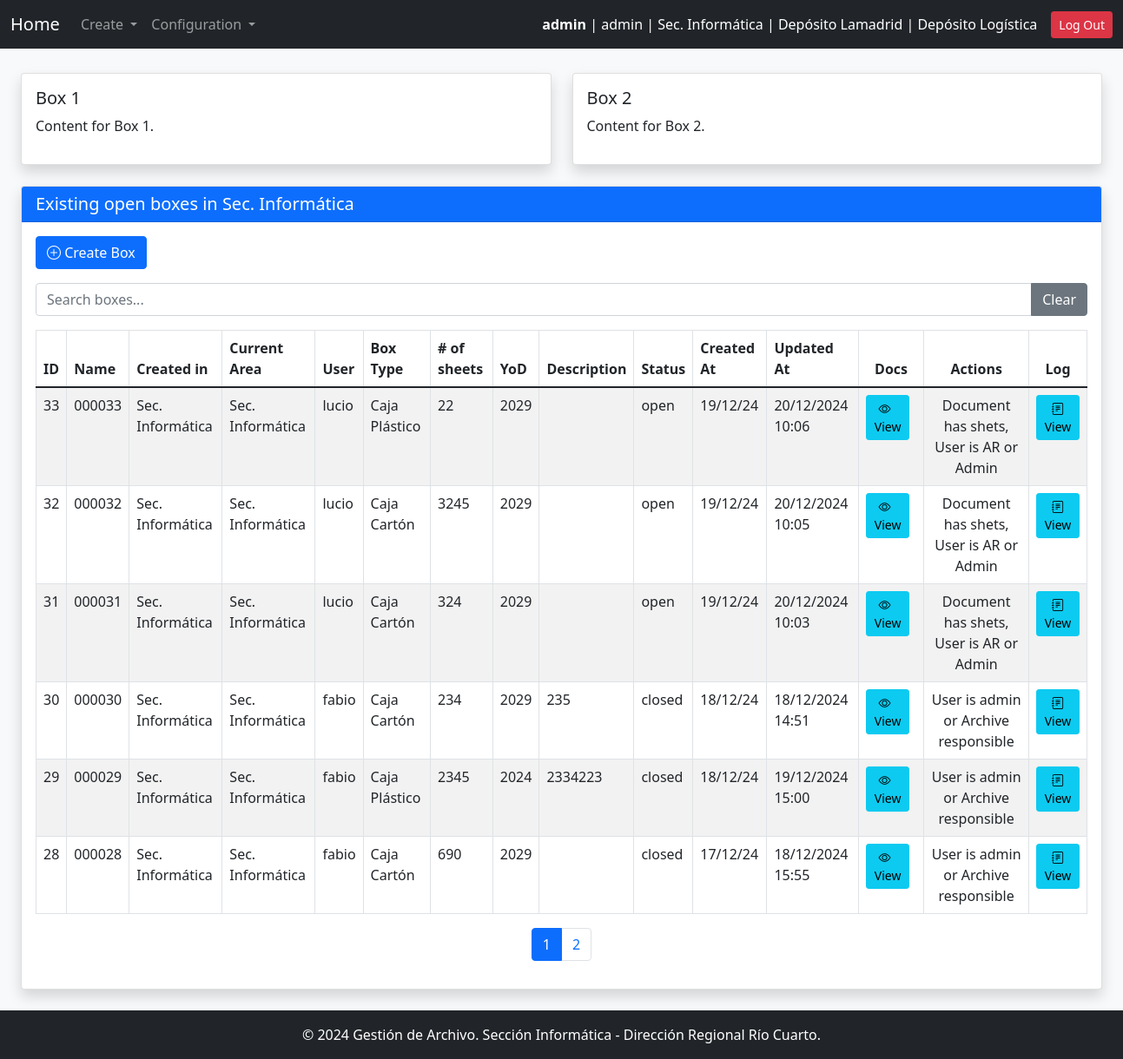
Before: /main/ (signed in) with the older database file.
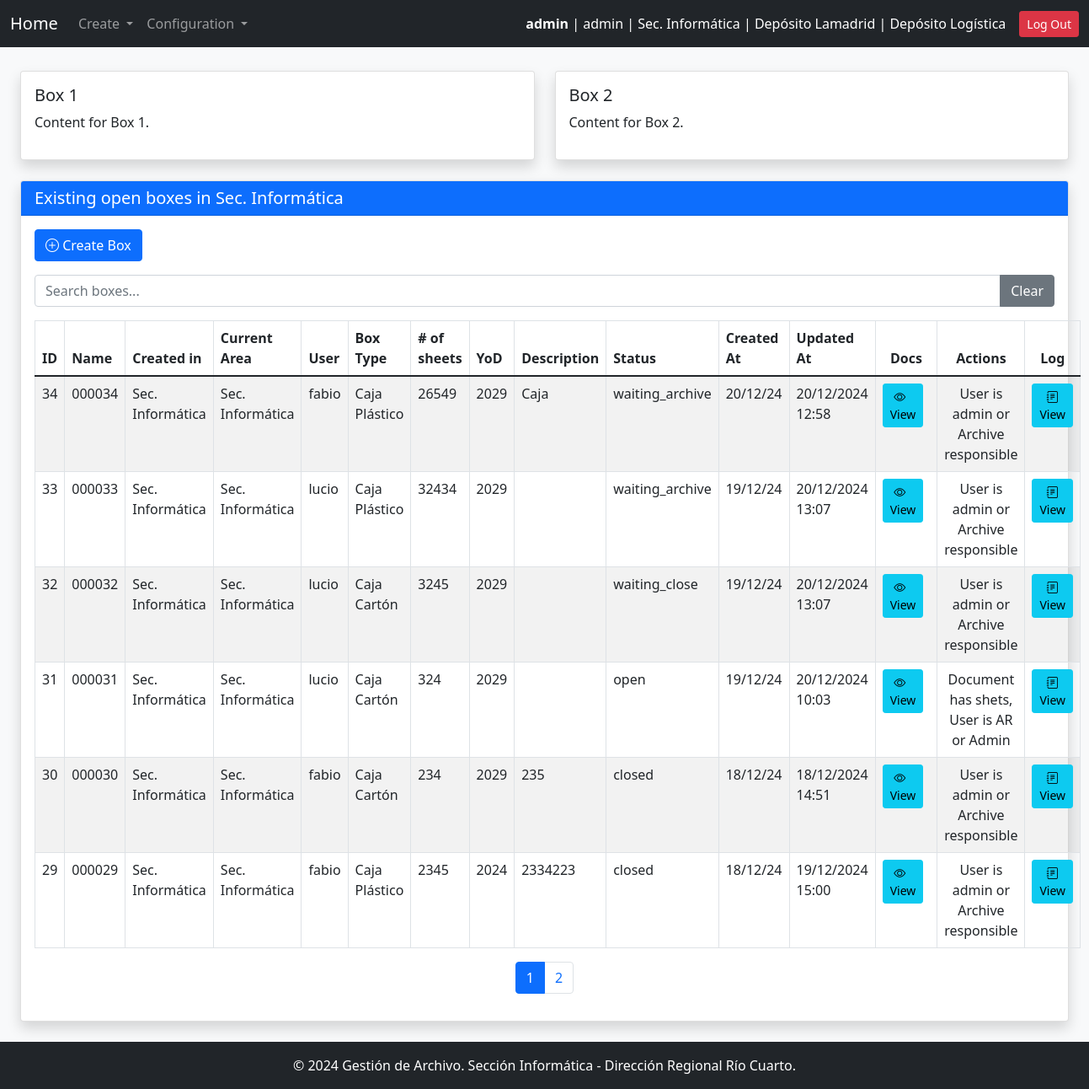
After: the same page with the newer database file.
### gestion_archivo_app/models.py (models this page shows, shortened)
class Box(models.Model):
    STATUS_CHOICES = [
        ('open', 'Open'),
        ('closed', 'Closed'),
        ('waiting_close', 'Waiting for Close'),
        ('waiting_archive', 'Waiting for Archive'),
        ('accepted_archive', 'Accepted by Archive Responsible'),
        ('archived', 'In Archive'),
    ]
    name = models.CharField(max_length = 10, primary_key=False, verbose_name="Box Name", null=False, blank=False, unique=True)
    box_type = models.ForeignKey(BoxType, on_delete=models.PROTECT, related_name="boxes")
    description = models.TextField(blank=True, null=True, verbose_name="Box Description")
    user = models.ForeignKey(settings.AUTH_USER_MODEL, on_delete=models.PROTECT, related_name="boxes")
    area = models.ForeignKey(Area, on_delete=models.PROTECT, related_name="boxes")
    status = models.CharField(max_length=32, choices=STATUS_CHOICES, default='open')
    id = models.AutoField(primary_key=True, verbose_name="Box ID")  # Auto-incremental ID
    creation_date = models.DateTimeField(auto_now_add=True, verbose_name="Creation Date")
    update_date =  models.DateTimeField(auto_now=True)
    close_date = models.DateTimeField(blank=True, null=True, default=None, verbose_name="Close Date")
    destruction_year = models.PositiveSmallIntegerField(
        choices=[(0,'Never')] + [(year, str(year)) for year in range(get_current_year(), get_current_year() + 500)],
        verbose_name="Destruction Year"
    )
    current_area = models.ForeignKey(Area, on_delete=models.PROTECT, related_name="current_boxes", verbose_name="Current Area")
    total_sheets = models.PositiveIntegerField(default=0)

class Area(models.Model):
    code = models.CharField(max_length=30, unique=True, verbose_name="Area Code")
    name = models.CharField(max_length=100, unique=True, verbose_name="Area Name")
    description = models.TextField(blank=True, null=True, verbose_name="Description")
    is_deposit = models.BooleanField(default=False, verbose_name="Is Deposit")
    def __str__(self):
        return self.name

class User(AbstractUser):
    ROLE_CHOICES = [
        ('user', 'User'),
        ('manager', 'Manager'),
        ('archive_responsible', 'Archive Responsible'),
        ('admin', 'System Administrator')
    ]
    role = models.CharField(max_length=32, choices=ROLE_CHOICES)
    area = models.ForeignKey('Area', on_delete=models.PROTECT, verbose_name="User Area")
    deposit = models.ForeignKey(
        'Area',
        on_delete=models.PROTECT,
        default=get_default_archive,
        verbose_name="Archive",
        related_name='deposits'
    )
    objects = UserManager()
    USERNAME_FIELD = 'username'
    REQUIRED_FIELDS = ['first_name', 'last_name', 'role']

class BoxType(models.Model):
    name = models.CharField(max_length=100, unique=True, verbose_name="Box Type")
    description = models.TextField(blank=True, null=True, verbose_name="Description")

### gestion_archivo_app/views.py (the view)
# urls.py: path('main/', main, name='main'),
@login_required
def main(request):
    if request.user.role == 'admin':
        items = Box.objects.all().order_by('-name')
    else:
        user_area = request.user.area
        items = Box.objects.filter(area=user_area).order_by('-name')
    user_area = request.user.area
    return render(request, "main.html", {"items": items})

### gestion_archivo_app/context_processors.py (called while the page is built)
def system_config(request):
    try:
        pagination_limit = int(SystemConfigKeyValues.objects.get(key="pagination_limit").value)
    except SystemConfigKeyValues.DoesNotExist:
        pagination_limit = 10  # Valor por defecto
    try:
        default_archive_code = SystemConfigKeyValues.objects.get(key="default_archive_code").value
    except SystemConfigKeyValues.DoesNotExist:
        default_archive_code = "AADE_ARCHIVE"  # Valor por defecto
    try:
        config_name_org = SystemConfigKeyValues.objects.get(key="config_name_org").value
    except SystemConfigKeyValues.DoesNotExist:
        config_name_org = "Define config_name_org"  # Valor por defecto
    return {
        "pagination_limit": pagination_limit,
        "default_archive_code": default_archive_code,
        "config_name_org": config_name_org
    }

### gestion_archivo_app/templates/main.html (shortened to what the changed rows need)
{% extends "base.html" %}
{% block content %}
<div class="container-fluid mt-4">
    <div class="row mt-4">
        <div class="col-12">
            <div class="card shadow">
                <div class="card-body">
                    <table class="table table-bordered table-striped mt-3" id="tableId">
                        <thead>
                            <tr>
                                <th onclick="sortTable(0)">ID </th>
                                <th onclick="sortTable(1)">Name </th>
                                <th onclick="sortTable(2)">Created in</th>
                                <th onclick="sortTable(3)">Current Area</th>
                                <th onclick="sortTable(4)">User </th>
                                <th onclick="sortTable(5)">Box Type </th>
                                <th onclick="sortTable(6)"># of sheets </th>
                                <th onclick="sortTable(7)">YoD </th>
                                <th onclick="sortTable(8)">Description </th>
                                <th onclick="sortTable(9)">Status </th>
                                <th onclick="sortTable(10)">Created At </th>
                                <th onclick="sortTable(11)">Updated At </th>
                                <th class="text-center">Docs</th>
                                <th class="text-center">Actions</th>
                                <th class="text-center">Log</th>
                            </tr>
                        </thead>
                        <tbody id="tableBodyId">
                            {% for item in items %}
                                <tr>
                                    <td>{{ item.id }}</td>
                                    <td>{{ item.name }}</td>
                                    <td>{{ item.area.name }}</td>
                                    <td>{{ item.current_area.name }}</td>
                                    <td>{{ item.user.username }}</td>
                                    <td>{{ item.box_type.name }}</td>
                                    <td>{{ item.total_sheets }}</td>
                                    <td>{{ item.destruction_year }}</td>
                                    <td>{{ item.description }}</td>
                                    <td>{{ item.status }}</td>
                                    <td>{{ item.creation_date|date:"d/m/y" }}</td>
                                    <td>{{ item.update_date|date:"d/m/Y H:i"  }}</td>
                                    {% if item.status == 'open' %}
                                        {% if user.role == 'manager' or user.role == 'user' %}
                                            <td class="text-center">
                                                <a href="{% url 'edit_box_documentation' item.id %}" class="btn btn-sm btn-warning me-2">
                                                    <i class="bi bi-pencil-square"></i> &nbsp; Edit
                                                </a>
                                            </td>
                                        {% else %}
                                            <td class="text-center">
                                                <a href="{% url 'edit_box_documentation' item.id %}" class="btn btn-sm btn-info me-2">
                                                    <i class="bi bi-eye"></i> &nbsp; View
                                                </a>
                                            </td>
                                        {% endif %}
                                    {% else %}
                                        <td class="text-center">
                                            <a href="{% url 'edit_box_documentation' item.id %}" class="btn btn-sm btn-info me-2">
                                                <i class="bi bi-eye"></i> &nbsp; View
                                            </a>
                                        </td>
                                    {% endif %}
                                    <td class="text-center">
                                        {% if item.total_sheets == 0 %}
                                            No actions available (No sheets)
                                        {% elif item.status == 'open' %}
                                            {% if user.role == 'manager' or user.role == 'user' %}
                                                <a href="{% url 'request_close_box' item.id %}" class="btn btn-sm btn-warning request-close">
                                                    <i class="bi bi-box-arrow-right"></i> Request Close
                                                </a>
                                            {% else %}
                                                Document has shets, User is AR or Admin
                                            {% endif %}
                                        {% elif item.status == 'closed' and user.role == 'manager' %}
                                            <a href="{% url 'send_box_to_archive' item.id %}" class="btn btn-sm btn-primary send-to-archive" >
                                                <i class="bi bi-send"></i> Send to {{archive_responsible_area}}
                                            </a>
                                        {% elif user.role == 'user' %}
                                            None (User is user)
                                        {% else %}
                                            User is admin or Archive responsible
                                        {% endif %}
                                    </td>
                                    <td class="text-center">
                                        <a href="{% url 'box_logs' item.id %}" class="btn btn-sm btn-info">
                                            <i class="bi bi-journal-text"></i> View
                                        </a>
                                    </td>
                                </tr>
                            {% endfor %}
                        </tbody>
                    </table>
                </div>
            </div>
        </div>
    </div>
</div>
{% load static %}
{% endblock %}

Changed rows visible on the page:
no longer on this page (row unchanged): Box: id "28", name "000028", area.name "Sec. Informática", current_area.name "Sec. Informática", user.username "fabio", box_type.name "Caja Cartón", total_sheets "690", destruction_year "2029", status "closed", creation_date "17/12/24", update_date "18/12/2024 15:55", shows "User is admin or Archive responsible"
added Box: id "34", name "000034", area.name "Sec. Informática", current_area.name "Sec. Informática", user.username "fabio", box_type.name "Caja Plástico", total_sheets "26549", destruction_year "2029", description "Caja", status "waiting_archive", creation_date "20/12/24", update_date "20/12/2024 12:58", shows "User is admin or Archive responsible"
changed Box id 33: total_sheets "22" → "32434"; status "open" → "waiting_archive"; update_date "20/12/2024 10:06" → "20/12/2024 13:07"; total_sheets "Document has shets, User is AR or Admin" → "User is admin or Archive responsible"
changed Box id 32: status "open" → "waiting_close"; update_date "20/12/2024 10:05" → "20/12/2024 13:07"; status "Document has shets, User is AR or Admin" → "User is admin or Archive responsible"
